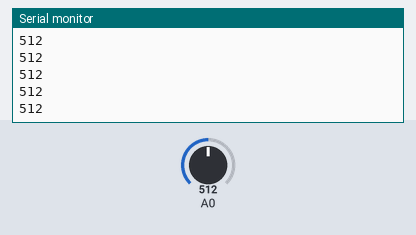
This sketch was run on a simulated Arduino Uno, built with avr-gcc and run on an emulated ATmega328P. On the bench: the last lines printed to the serial monitor. The test bench sets the inputs (shaded band); at power-on: A0 = 512.

Above: at 1.2 s.
1.3 s: A0 set to 716
At 1.32 s:
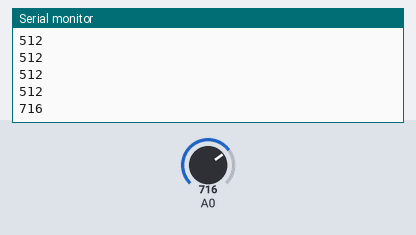
2.8 s: A0 set to 900
At 2.83 s:
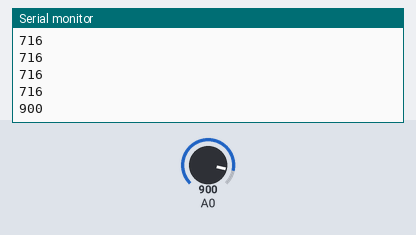
Timing chart, 0 to 5.8 s (numbered marks = the images above; inputs shaded):
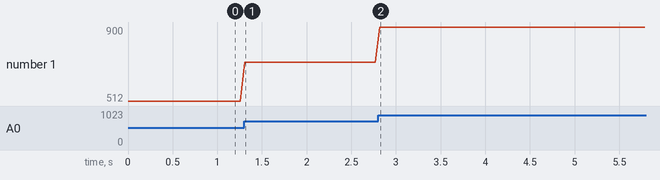

Measured:
- after the input at 1.3 s, the serial monitor: prints a new line at once (image 1)
- after the input at 2.8 s, the serial monitor: prints a new line at once (image 2)
- plotted number 1: 512 → 716 after the input at 1.3 s, 716 → 900 after the input at 2.8 s

The sketch:

sensor3.ino
```cpp
// Sharp IR GP2Y0A41SK0F Distance Test
// http://www.electronoobs.com/eng_arduino_tut72.php

#define sensor A0 // Sharp IR GP2Y0A41SK0F (4-30cm, analog)

void setup() {
  Serial.begin(9600); // start the serial port
}

void loop() {

  // 5v
//  float volts = analogRead(sensor)*0.0048828125;  // value from sensor * (5/1024)
//  int distance = 13*pow(volts, -1); // worked out from datasheet graph
//  delay(10); // slow down serial port
//
//  if (distance <= 30){
//    Serial.println(distance);   // print the distance
//  }


    Serial.println(analogRead(A0));
    delay(50);
}
```
